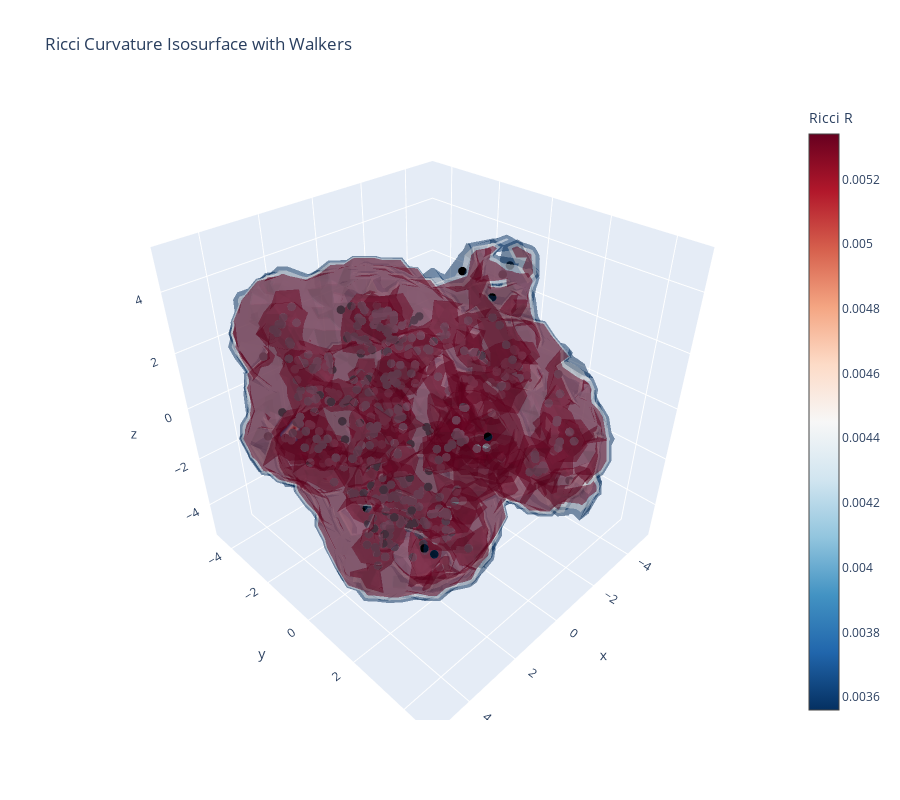

Notebook code cell kept with this figure:
### Markdown cell above
## 9. Visualization 5: Curvature Field

Create a 3D volume rendering of the Ricci curvature field.

### Code cell
def create_curvature_isosurface(state, gas, grid_res=30, iso_level=None):
    """Create isosurface of Ricci curvature."""
    x_np = state.x.detach().cpu().numpy()
    alive = state.s.bool()
    
    # Define grid
    x_min, x_max = x_np[:, 0].min() - 1, x_np[:, 0].max() + 1
    y_min, y_max = x_np[:, 1].min() - 1, x_np[:, 1].max() + 1
    z_min, z_max = x_np[:, 2].min() - 1, x_np[:, 2].max() + 1
    
    x_grid = torch.linspace(x_min, x_max, grid_res, device=device)
    y_grid = torch.linspace(y_min, y_max, grid_res, device=device)
    z_grid = torch.linspace(z_min, z_max, grid_res, device=device)
    
    xx, yy, zz = torch.meshgrid(x_grid, y_grid, z_grid, indexing='ij')
    
    # Evaluation points
    x_eval = torch.stack([xx.flatten(), yy.flatten(), zz.flatten()], dim=-1)
    
    # Compute Hessian on grid (this is expensive!)
    print(f"Computing curvature on {len(x_eval)} grid points...")
    from src.fragile.ricci_gas import compute_kde_hessian, compute_ricci_proxy_3d
    
    H_grid = compute_kde_hessian(
        state.x,
        x_eval,
        gas.params.kde_bandwidth,
        alive,
    )
    R_grid = compute_ricci_proxy_3d(H_grid)
    R_grid = R_grid.reshape(grid_res, grid_res, grid_res)
    R_np = R_grid.detach().cpu().numpy()
    
    # Auto-select iso level if not provided
    if iso_level is None:
        iso_level = np.percentile(R_np, 75)  # 75th percentile
    
    print(f"Creating isosurface at R = {iso_level:.3f}")
    
    fig = go.Figure(data=go.Isosurface(
        x=xx.flatten().cpu().numpy(),
        y=yy.flatten().cpu().numpy(),
        z=zz.flatten().cpu().numpy(),
        value=R_np.flatten(),
        isomin=iso_level * 0.8,
        isomax=iso_level * 1.2,
        surface_count=3,
        colorscale='RdBu_r',
        colorbar=dict(title="Ricci R"),
        opacity=0.3,
        name="Curvature",
    ))
    
    # Add walkers
    fig.add_trace(go.Scatter3d(
        x=x_np[alive.cpu(), 0],
        y=x_np[alive.cpu(), 1],
        z=x_np[alive.cpu(), 2],
        mode='markers',
        marker=dict(size=3, color='black'),
        name="Walkers",
    ))
    
    fig.update_layout(
        title="Ricci Curvature Isosurface with Walkers",
        scene=dict(
            xaxis_title="x",
            yaxis_title="y",
            zaxis_title="z",
            aspectmode='cube',
        ),
        width=900,
        height=800,
    )
    
    return fig

# This is expensive - use low resolution for demo
print("⚠️  Warning: Isosurface computation is expensive. Using low resolution (20³ grid).")
print("   Increase grid_res for higher quality (but slower).\n")

fig_iso = create_curvature_isosurface(state, gas, grid_res=20)
fig_iso.show()

### Figure 1 — Plotly figure (JSON) as saved in the notebook; plotly's stock layout.template omitted (floating-point values rounded to 4 significant figures; data arrays with more than 128 entries replaced by an {"elided": "..."} marker saying what was removed)
{"data": [{"colorbar": {"title": {"text": "Ricci R"}}, "colorscale": [[0, "rgb(5,48,97)"], [0.1, "rgb(33,102,172)"], [0.2, "rgb(67,147,195)"], [0.3, "rgb(146,197,222)"], [0.4, "rgb(209,229,240)"], [0.5, "rgb(247,247,247)"], [0.6, "rgb(253,219,199)"], [0.7, "rgb(244,165,130)"], [0.8, "rgb(214,96,77)"], [0.9, "rgb(178,24,43)"], [1, "rgb(103,0,31)"]], "isomax": 0.00534, "isomin": 0.00356, "name": "Curvature", "opacity": 0.3, "surface": {"count": 3}, "type": "isosurface", "value": {"elided": "8000 float values"}, "x": {"elided": "8000 float values"}, "y": {"elided": "8000 float values"}, "z": {"elided": "8000 float values"}}, {"marker": {"color": "black", "size": 3}, "mode": "markers", "name": "Walkers", "type": "scatter3d", "x": {"elided": "493 float values"}, "y": {"elided": "493 float values"}, "z": {"elided": "493 float values"}}], "layout": {"height": 800, "scene": {"aspectmode": "cube", "xaxis": {"title": {"text": "x"}}, "yaxis": {"title": {"text": "y"}}, "zaxis": {"title": {"text": "z"}}}, "title": {"text": "Ricci Curvature Isosurface with Walkers"}, "width": 900}}
